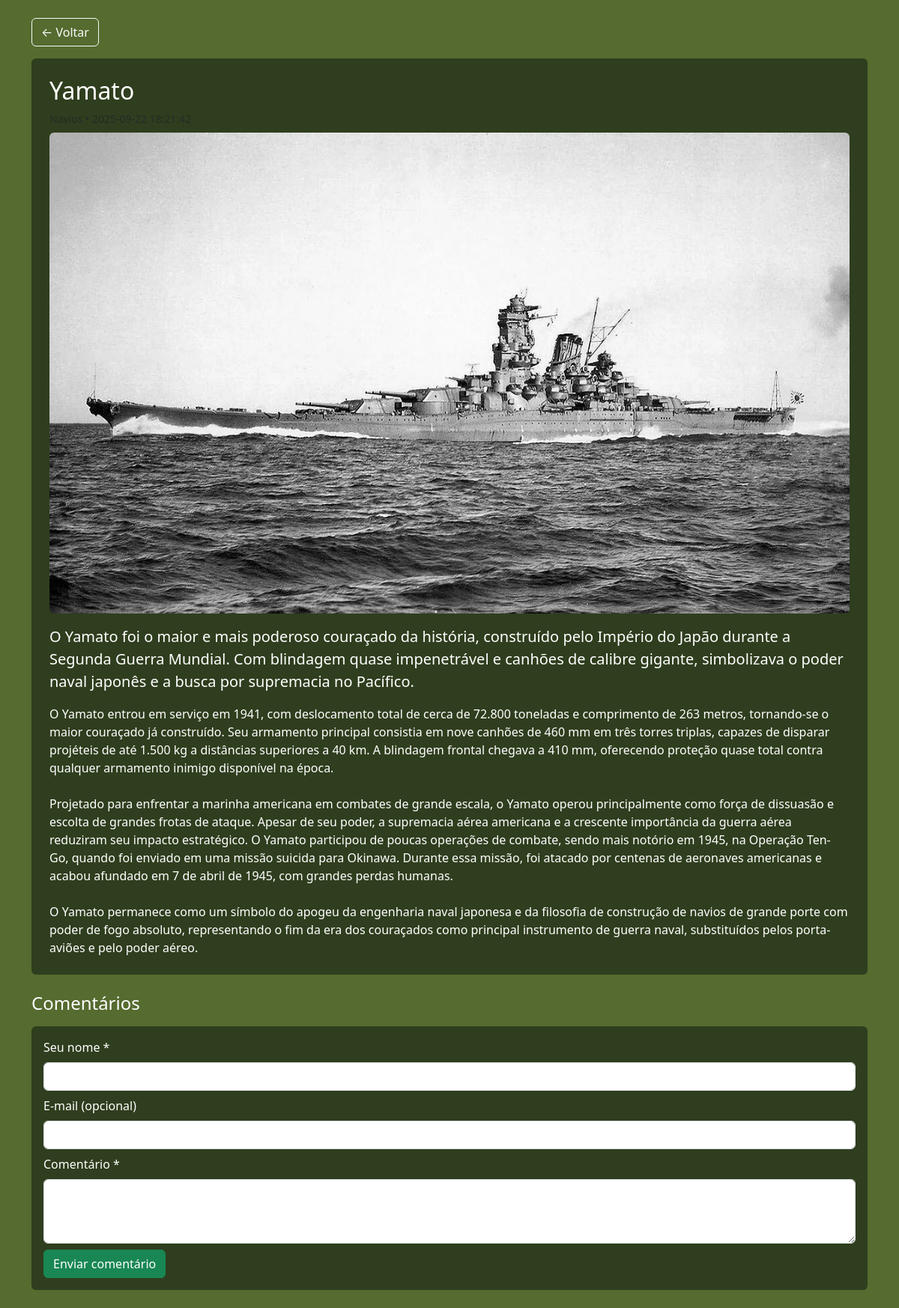
Screenshot of /post.php?id=15 with the database file from the repository.
### tables this page shows
CREATE TABLE `posts` (
  `id` int NOT NULL,
  `title` varchar(200) NOT NULL,
  `summary` text,
  `content` mediumtext NOT NULL,
  `image_path` varchar(255) DEFAULT NULL,
  `author_id` int NOT NULL,
  `category_id` int DEFAULT NULL,
  `status` enum('draft','published') NOT NULL DEFAULT 'published',
  `created_at` timestamp NULL DEFAULT CURRENT_TIMESTAMP,
  `updated_at` timestamp NULL DEFAULT CURRENT_TIMESTAMP ON UPDATE CURRENT_TIMESTAMP
);

### public/post.php (the view, shortened to what this page needs)
<?php require_once __DIR__.'/../app/db.php'; $pdo=get_pdo();
$id=(int)($_GET['id']??0);
$st=$pdo->prepare('SELECT p.*,c.name AS category FROM posts p LEFT JOIN categories c ON c.id=p.category_id WHERE p.id=?'); $st->execute([$id]);
$post=$st->fetch(); if(!$post){ http_response_code(404); echo 'Post não encontrado.'; exit; }
?>
<!DOCTYPE html><html lang="pt-br"><head><meta charset="UTF-8"><meta name="viewport" content="width=device-width, initial-scale=1">
<link href="https://cdn.jsdelivr.net/npm/bootstrap@5.3.3/dist/css/bootstrap.min.css" rel="stylesheet">
<style>body{background:#556b2f;color:#fff}.card{background:#2f3e1e;border:none;color:#fff}</style></head>
<body class="container py-4">
  <a href="index.php" class="btn btn-outline-light mb-3">← Voltar</a>
  <article class="card p-4">
    <h2><?= htmlspecialchars($post['title']) ?></h2>
    <div class="small text-muted mb-2"><?= htmlspecialchars($post['category'] ?? 'Sem categoria') ?> • <?= htmlspecialchars($post['created_at']) ?></div>
    <?php
      $base = rtrim(dirname($_SERVER['SCRIPT_NAME']), '/\\');
      $img  = $post['image_path'] ? $base.'/'.ltrim($post['image_path'],'/') : null;
      ?>
      <?php if ($img): ?>
        <img class="img-fluid rounded mb-3" src="<?= htmlspecialchars($img) ?>" alt="">
      <?php endif; ?>
    <?php if (!empty($post['summary'])): ?><p class="lead"><?= nl2br(htmlspecialchars($post['summary'])) ?></p><?php endif; ?>
    <div><?= nl2br(htmlspecialchars($post['content'])) ?></div>
  </article>
  <section id="comentarios" class="mt-4">
    <h4>Comentários</h4>
    <div class="card p-3 mt-3">
      <form action="../actions/add_comment.php" method="post">
        <div class="mb-2"><label class="form-label">Seu nome *</label><input class="form-control" type="text" name="user_name" required></div>
        <div class="mb-2"><label class="form-label">E-mail (opcional)</label><input class="form-control" type="email" name="user_email"></div>
        <div class="mb-2"><label class="form-label">Comentário *</label><textarea class="form-control" name="content" rows="3" required></textarea></div>
        <button class="btn btn-success">Enviar comentário</button>
      </form>
    </div>
  </section>
</body></html>

### public/post.php (style rules this page uses)
body { background:#556b2f;color:#fff }
.card { background:#2f3e1e;border:none;color:#fff }

### rows the page displays
posts: title "Yamato", image_path (picture), summary "O Yamato foi o maior e mais poderoso couraçado da história, construído pelo Império do Japão durante a Segunda Guerra Mundial. Com blindagem quase impenetrável e canhões de calibre gigante, simbolizava o poder naval japonês e a busca por supremacia no Pacífico.", content "O Yamato entrou em serviço em 1941, com deslocamento total de cerca de 72.800 toneladas e comprimento de 263 metros, tornando-se o maior couraçado já construído. Seu armamento principal consistia em nove canhões de 460 mm em três torres triplas, capazes de disparar projéteis de até 1.500 kg a distâncias superiores a 40 km. A blindagem frontal chegava a 410 mm, oferecendo proteção quase total contra qualquer armamento inimigo disponível na época. Projetado para enfrentar a marinha americana em combates de grande escala, o Yamato operou principalmente como força de dissuasão e escolta de grandes frotas de ataque. Apesar de seu poder, a supremacia aérea americana e a crescente importância da…"
